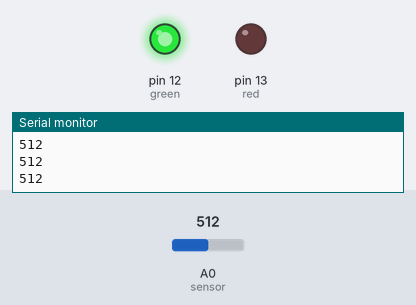
This sketch was run on a simulated Arduino Uno, built with avr-gcc and run on an emulated ATmega328P. On the bench: output pins drawn as LEDs (lit = HIGH), the last lines printed to the serial monitor. The test bench sets the inputs (shaded band); at power-on: A0 (sensor) = 512.

Above: at 1.2 s.
1.3 s: A0 (sensor) set to 791
4.3 s: A0 (sensor) set to 815
At 4.9 s:
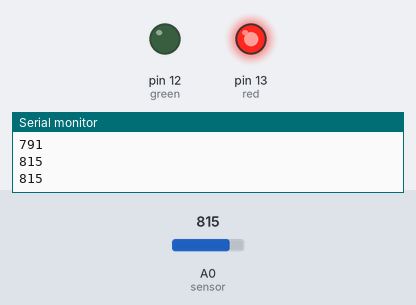
7.3 s: A0 (sensor) set to 790
At 7.9 s:
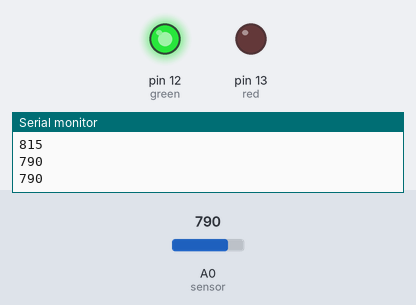
10.3 s: A0 (sensor) set to 810
At 10.9 s:
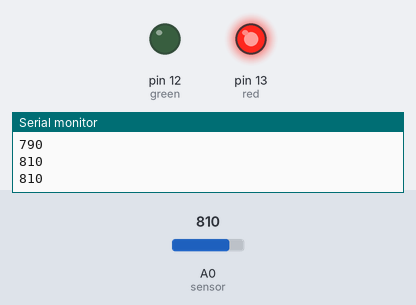
Timing chart, 0 to 13.3 s (numbered marks = the images above; inputs shaded):
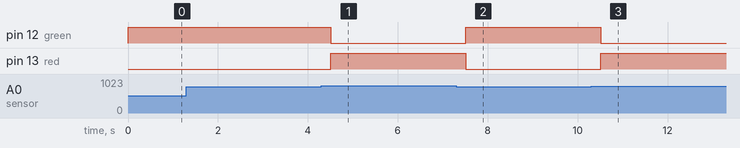

Measured:
- the behaviour switches between 800 and 801 on A0 (sensor) (found by bisection; images 0 and 1)
- after the input at 4.3 s, pin 12 (green): HIGH → LOW after 0.21 s; pin 13 (red): LOW → HIGH after 0.21 s
- after the input at 7.3 s, pin 12 (green): LOW → HIGH after 0.21 s; pin 13 (red): HIGH → LOW after 0.21 s
- after the input at 10.3 s, pin 12 (green): HIGH → LOW after 0.21 s; pin 13 (red): LOW → HIGH after 0.21 s

The sketch:

08_photosensor.ino
```cpp
int red=13;
int green=12;
int sensor=A0;
int voltage;

void setup() {
  pinMode(red, OUTPUT);
  pinMode(green, OUTPUT);
  pinMode(sensor, INPUT);
  Serial.begin(9600);

}

void loop() {


  voltage=analogRead(sensor);
  Serial.println(voltage);
  if (voltage > 800) {
      digitalWrite(red, HIGH);
    } else {
        digitalWrite(green, HIGH);
      }

  delay(250);
  digitalWrite(green, LOW);
  digitalWrite(red,LOW);
}
```
